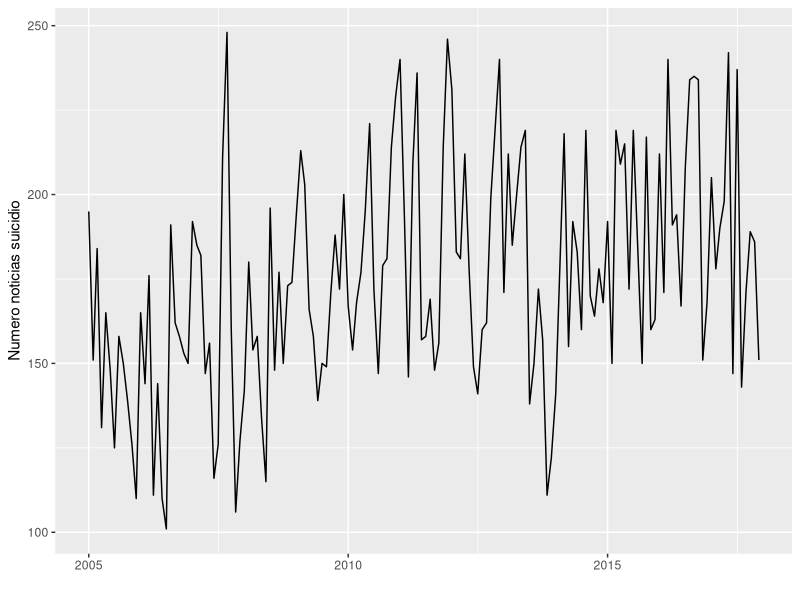
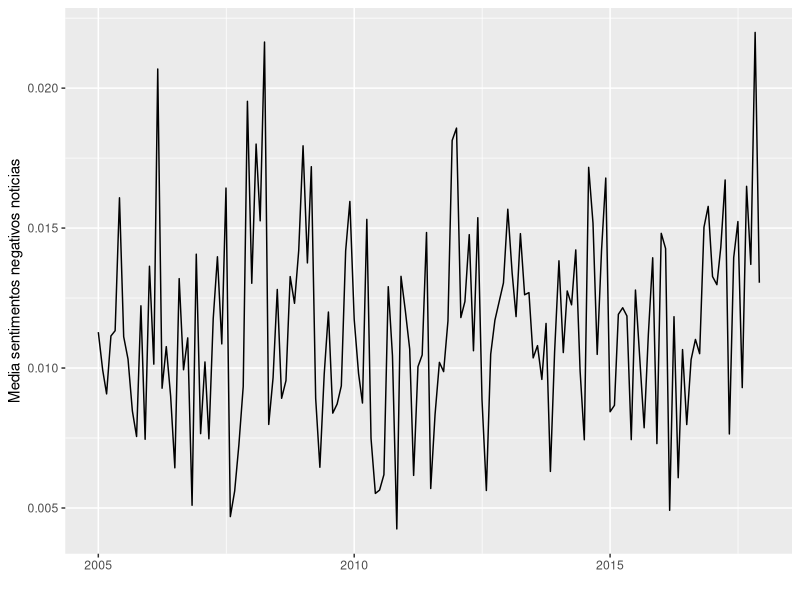
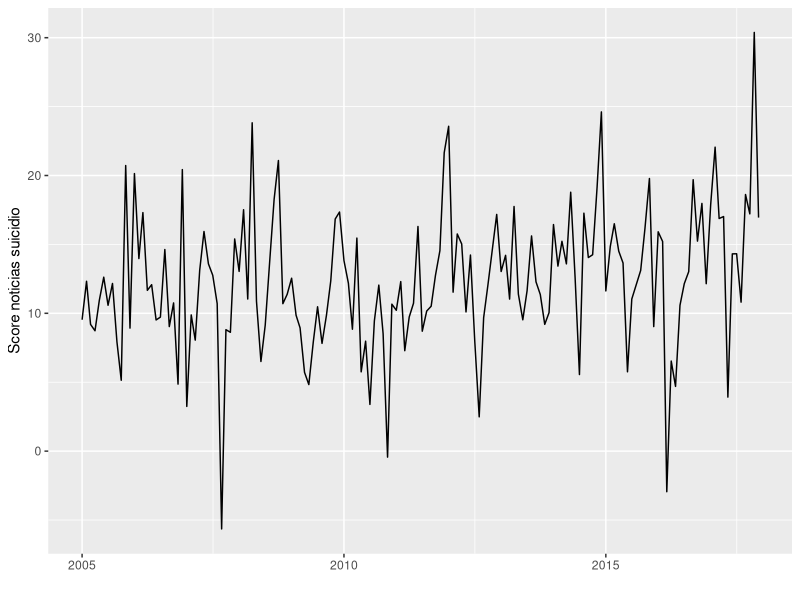
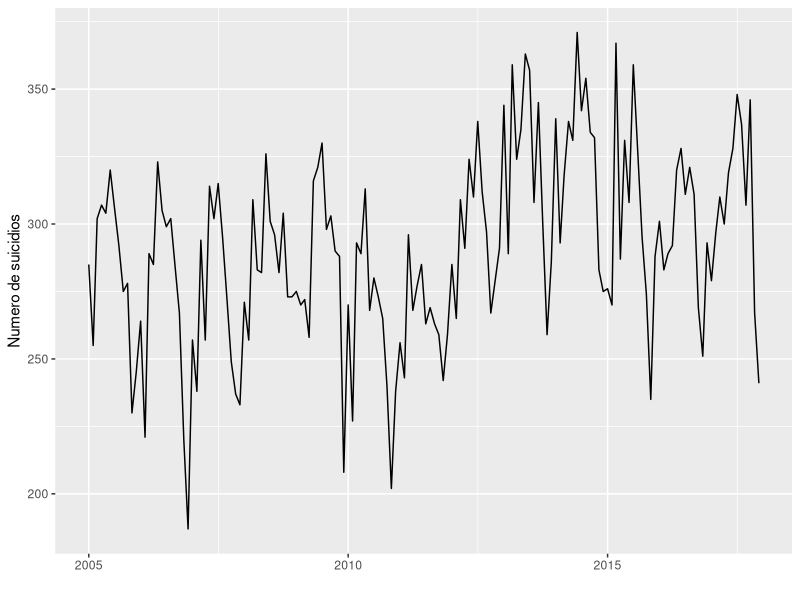
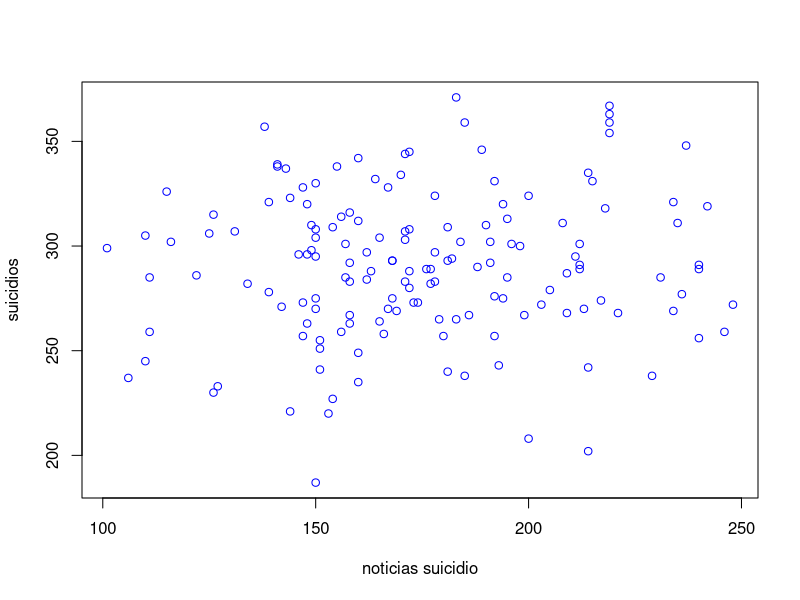
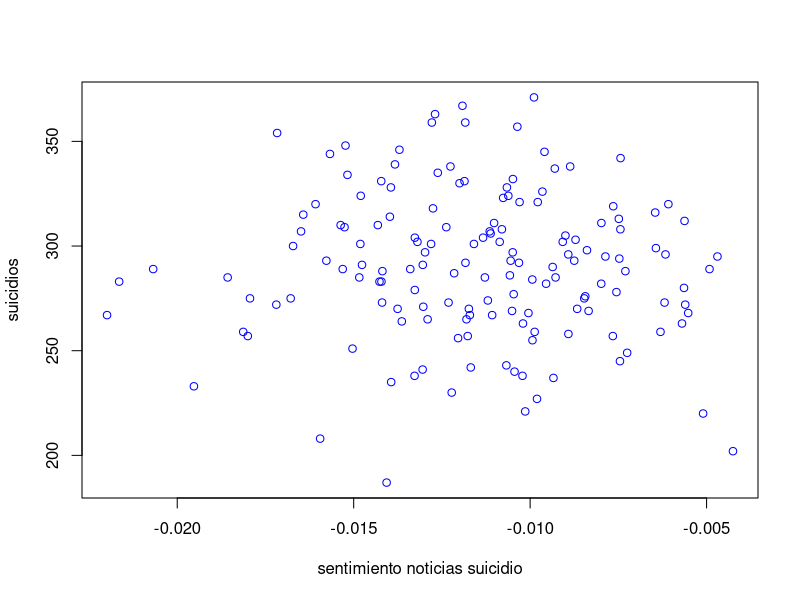
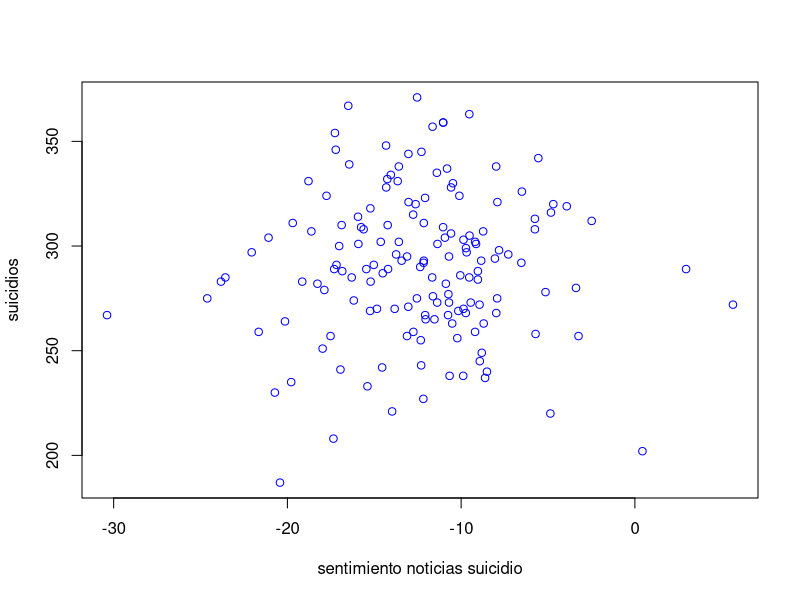
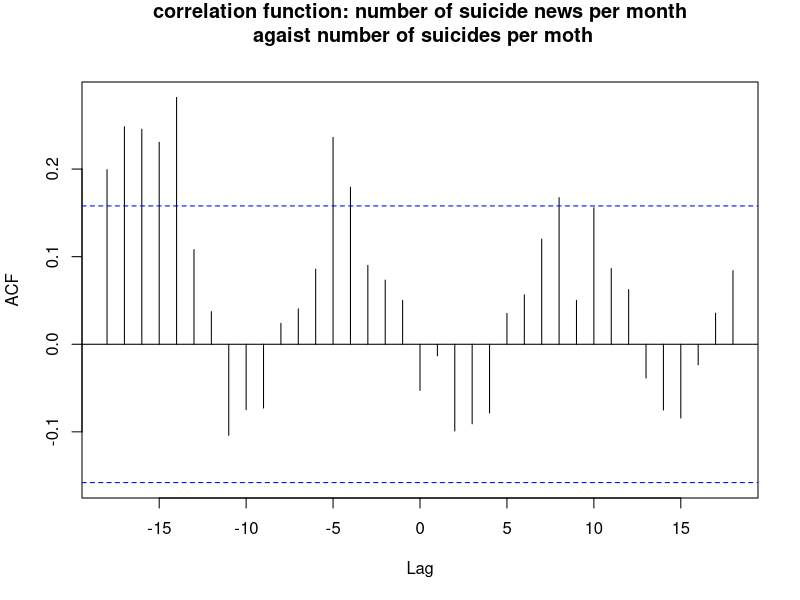

Generate these figures, in order, with R: (Note: this script raises an error after producing the figures.)
setwd("/Users/hugojosebello/Documents/git-repos/data-tuning-scripts-v2/r_scripts_analysis")
all_data <- read.csv("./all.csv",  header=TRUE, sep=";")
all_hombres <- read.csv("./all_hombres.csv",  header=TRUE, sep=";")
all_mujeres <- read.csv("./all_mujeres.csv",  header=TRUE, sep=";")
all_moved <- read.csv("./all_moved.csv",  header=TRUE, sep=";")

r <- with(all_moved, which(noticias_suicidio>270, arr.ind=TRUE))
all_moved <- all_moved[-r, ]

r <- with(all_data, which(noticias_suicidio>270, arr.ind=TRUE))
all_data <- all_data[-r, ]

# Installation
# install.packages('ggplot2')
# Loading
library(ggplot2)
#ine_data$month_code<- as.Date(ine_data$month_code , "%Y/%m/%d")
#install.packages('lubridate')
library(lubridate)

all_data$month <- ymd(all_data$month)

all_data_minus5 = all_data
all_data_minus5$month <- all_data_minus5$month - days(5 *30)

ggplot(all_data, aes(month, noticias_suicidio)) + geom_line() + xlab("") + ylab("Numero noticias suicidio")

ggplot(all_data, aes(month, -media_sentimiento_noticias)) + geom_line() + xlab("") + ylab("Media sentimentos negativos noticias")

ggplot(all_data, aes(month, -sentiment_analysis_score)) + geom_line() + xlab("") + ylab("Score noticias suicidio")

ggplot(all_data, aes(month, suicidios)) + geom_line() + xlab("") + ylab("Numero de suicidios")

plot(all_data$noticias_suicidio, all_data$suicidios, col = "blue", main = "", xlab = "noticias suicidio", ylab = "suicidios")
lm(all_data$noticias_suicidio ~ all_data$suicidios)
abline(lm(all_data$noticias_suicidio ~ all_data$suicidios))


plot(all_data$media_sentimiento_noticias, all_data$suicidios, col = "blue", main = "", xlab = "sentimiento noticias suicidio", ylab = "suicidios")
lm(all_data$media_sentimiento_noticias ~ all_data$suicidios)
abline(lm(all_data$media_sentimiento_noticias ~ all_data$suicidios))

plot(all_data$sentiment_analysis_score, all_data$suicidios, col = "blue", main = "", xlab = "sentimiento noticias suicidio", ylab = "suicidios")
lm(all_data$sentiment_analysis_score ~ all_data$suicidios)
abline(lm(all_data$sentiment_analysis_score ~ all_data$suicidios))


# Pearson correlation: not significative, although it is not the best method since we are
# working with temporal series

cor(all_data$noticias_suicidio, all_data$suicidios)
cor(all_data$media_sentimiento_noticias, all_data$suicidios)
cor(all_data$sentiment_analysis_score, all_data$suicidios)

# https://github.com/AnaBPazos/AlterCorr/blob/master/R/AlterCorrM.R

# Kendall test (non parametric test, alternative to pearson)
cor.test(all_data$suicidios, all_data$noticias_suicidio, method = "kendall")
# it is significative but we can not fully trust it since we are working with time series


# cross-correlation of TIME SERIES

ccf(all_data$noticias_suicidio, all_hombres$suicidios,main="correlation function: number of suicide news per month\n agaist number of suicides per moth")


ccf(-all_data$media_sentimiento_noticias, all_hombres$suicidios, main="correlation function: average negative sentiment in news per month\n agaist number of suicides per month")

ccf(-all_data$sentiment_analysis_score, all_hombres$suicidios)


cor.test(all_data$noticias_suicidio, all_data$suicidios)

cor.test(-all_data$media_sentimiento_noticias, all_data$suicidios)

cor.test(-all_data$sentiment_analysis_score, all_data$suicidios)

# men and women not significative differences
ccf(all_hombres$noticias_suicidio, all_hombres$suicidios)

ccf(-all_hombres$media_sentimiento_noticias, all_hombres$suicidios)

ccf(-all_hombres$sentiment_analysis_score, all_hombres$suicidios)


ccf(all_mujeres$noticias_suicidio, all_mujeres$suicidios)

ccf(-all_mujeres$media_sentimiento_noticias, all_mujeres$suicidios)

ccf(-all_mujeres$sentiment_analysis_score, all_mujeres$suicidios)


# interpretation 
# https://support.minitab.com/en-us/minitab/18/help-and-how-to/modeling-statistics/time-series/how-to/cross-correlation/interpret-the-results/all-statistics-and-graphs/

# threadshole
2/sqrt(length(all_data$noticias_suicidio) - 15)

# example ->
# https://nwfsc-timeseries.github.io/atsa-labs/sec-tslab-correlation-within-and-among-time-series.html

# in our case: We find that suicide cases are relatively high after a periode of 10 to 20 months of higher number of news



plot(all_moved$noticias_suicidio, all_moved$suicidios_3_meses_despues, col = "blue", main = "", xlab = "number of suicide news", ylab = "number of suicides after 3 months")
lm(all_moved$noticias_suicidio ~ all_moved$suicidios_3_meses_despues)
abline(lm(all_moved$noticias_suicidio ~ all_moved$suicidios_3_meses_despues))

plot(-all_moved$media_sentimiento_noticias, all_moved$suicidios_3_meses_despues, col = "blue", main = "", xlab = "noticias suicidio", ylab = "suicidios 5 meses después")
lm(-all_moved$media_sentimiento_noticias ~ all_moved$suicidios_3_meses_despues)
abline(lm(-all_moved$media_sentimiento_noticias ~ all_moved$suicidios_3_meses_despues))



cor.test(-all_moved$noticias_suicidio, all_moved$suicidios_3_meses_despues)
cor.test(-all_moved$media_sentimiento_noticias, all_moved$suicidios_3_meses_despues)
cor.test(-all_moved$sentiment_analysis_score, all_moved$suicidios_3_meses_despues)

cor.test(all_moved$noticias_suicidio, all_moved$suicidios_3_meses_despues, method = c("pearson", "kendall", "spearman"))
cor.test(-all_moved$media_sentimiento_noticias, all_moved$suicidios_3_meses_despues, method = c("pearson", "kendall", "spearman"))
cor.test(-all_moved$sentiment_analysis_score, all_moved$suicidios_3_meses_despues, method = c("pearson", "kendall", "spearman"))

plot(all_moved$noticias_suicidio, all_moved$suicidios_4_meses_despues, col = "blue", main = "", xlab = "noticias suicidio", ylab = "suicidios 5 meses después")
lm(-all_moved$noticias_suicidio ~ all_moved$suicidios_4_meses_despues)
abline(lm(-all_moved$noticias_suicidio ~ all_moved$suicidios_4_meses_despues))

plot(-all_moved$media_sentimiento_noticias, all_moved$suicidios_4_meses_despues, col = "blue", main = "", xlab = "noticias suicidio", ylab = "suicidios 5 meses después")
lm(-all_moved$media_sentimiento_noticias ~ all_moved$suicidios_4_meses_despues)
abline(lm(-all_moved$media_sentimiento_noticias ~ all_moved$suicidios_4_meses_despues))


cor.test(-all_moved$noticias_suicidio, all_moved$suicidios_4_meses_despues)
cor.test(-all_moved$media_sentimiento_noticias, all_moved$suicidios_4_meses_despues)
cor.test(-all_moved$sentiment_analysis_score, all_moved$suicidios_4_meses_despues)


plot(all_moved$noticias_suicidio, all_moved$suicidios_5_meses_despues, col = "blue", main = "", xlab = "noticias suicidio", ylab = "suicidios 4 meses después")
lm(-all_moved$noticias_suicidio ~ all_moved$suicidios_5_meses_despues)
abline(lm(-all_moved$noticias_suicidio ~ all_moved$suicidios_5_meses_despues))

plot(all_moved$media_sentimiento_noticias, all_moved$suicidios_5_meses_despues, col = "blue", main = "", xlab = "noticias suicidio", ylab = "suicidios 4 meses después")
lm(-all_moved$media_sentimiento_noticias ~ all_moved$suicidios_5_meses_despues)
abline(-lm(all_moved$media_sentimiento_noticias ~ all_moved$suicidios_5_meses_despues))


cor.test(all_moved$noticias_suicidio, all_moved$suicidios_5_meses_despues)
cor.test(all_moved$media_sentimiento_noticias, -all_moved$suicidios_5_meses_despues)
cor.test(all_moved$sentiment_analysis_score, -all_moved$suicidios_5_meses_despues)


ggplot(all_moved, aes(x=-media_sentimiento_noticias, y=suicidios_3_meses_despues)) +  labs(size = "Number of suicide news\n in same moth",y="number of suicides after 3 moths", x="average sentiment of negative news") +
  geom_point(aes(size=noticias_suicidio), alpha = 0.5) + geom_smooth()


ggplot(all_moved, aes(x=noticias_suicidio, y=suicidios_3_meses_despues)) + 
  geom_point(aes(size=-media_sentimiento_noticias,  alpha = 0.5)) + geom_smooth()
